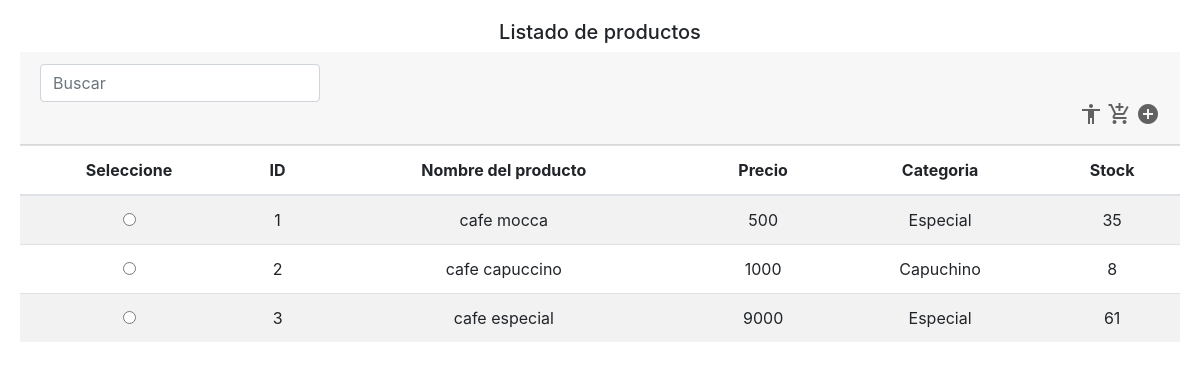
The page / on the database its author committed.
### tables this page shows
CREATE TABLE `productos` (
  `id` int(11) NOT NULL,
  `nombre_producto` varchar(100) NOT NULL,
  `referencia` int(20) NOT NULL,
  `precio` int(20) NOT NULL,
  `peso` int(20) NOT NULL,
  `categoria` int(11) NOT NULL,
  `stock` int(20) NOT NULL,
  `fecha_creacion` date NOT NULL
);

CREATE TABLE `categoria` (
  `id` int(11) NOT NULL,
  `nombre_categoria` varchar(50) NOT NULL
);

### index.php (the view, shortened to what this page needs)
<?php
    $con = conectar();
    $sql = "SELECT p.id as id, p.nombre_producto, p.precio, c.nombre_categoria, c.id as idcategoria, p.stock FROM productos p, categoria c WHERE p.categoria=c.id ORDER BY p.id ASC";
    $query = mysqli_query($con, $sql);
?>
<!DOCTYPE html>
<html lang="en">
<head>
    <link rel="stylesheet" href="https://maxcdn.bootstrapcdn.com/bootstrap/4.3.1/css/bootstrap.min.css">
</head>
<body>
    <div class="card-body table-responsive">
        <h5  style="text-align:center"> Listado de productos </h5>
        <div class="card-header">
            <div class="form-inline input-search-data">
                <input class="form-control col-md-3 light-table-filter" data-table="order-table" type="text" placeholder="Buscar">
            </div>
            <div id="acciones" style="text-align:right;color: rgb(97, 97, 97);text-decoration: none;">
                <a style="cursor: pointer;color: rgb(97, 97, 97);" href="./bd/ventasrealizadas.php" title="Ventas"><i class="material-icons">accessibility</i></a>
                <a style="cursor: pointer;color: rgb(97, 97, 97);" href="venta.php" title="Venta de producto"><i class="material-icons">add_shopping_cart</i></a>
                <a style="cursor: pointer;color: rgb(97, 97, 97);" href="./bd/agregar.php" title="Crear producto"><i class="material-icons">add_circle</i></a>
            </div>
        </div>
        <table class="table table-striped table-hover order-table" style="text-align:center;cursor: pointer;">
            <thead>
                <tr>
                    <th scope="col">Seleccione</th>
                    <th scope="col">ID</th>
                    <th scope="col">Nombre del producto</th>
                    <th scope="col">Precio</th>
                    <th scope="col">Categoria</th>
                    <th scope="col">Stock</th>
                </tr>
            </thead>
            <tbody>
                <?php
                while ($row = mysqli_fetch_array($query)) {
                ?>
                <tr class="valor" data-id="<?php echo $row['id'] ?>">
                    <td><input style="cursor: pointer;" type="radio" value="<?php echo $row['id'] ?>" data-valor="<?php echo $row['id'] ?>" name="valor"></td>
                    <td><?php echo utf8_encode($row['id']) ?></td>
                    <td><?php echo utf8_encode($row['nombre_producto']) ?></td>
                    <td><?php echo utf8_encode($row['precio']) ?></td>
                    <td><?php echo utf8_encode($row['nombre_categoria']) ?></td>
                    <td><?php echo utf8_encode($row['stock']) ?></td>
                </tr>
                <?php
                }
                ?>
            </tbody>
        </table>
    </div>
</body>
</html>

### rows shown on the page
productos: id "1", nombre_producto "cafe mocca", precio "500", categoria.nombre_categoria "Especial", stock "35"
productos: id "2", nombre_producto "cafe capuccino", precio "1000", categoria.nombre_categoria "Capuchino", stock "8"
productos: id "3", nombre_producto "cafe especial", precio "9000", categoria.nombre_categoria "Especial", stock "61"
